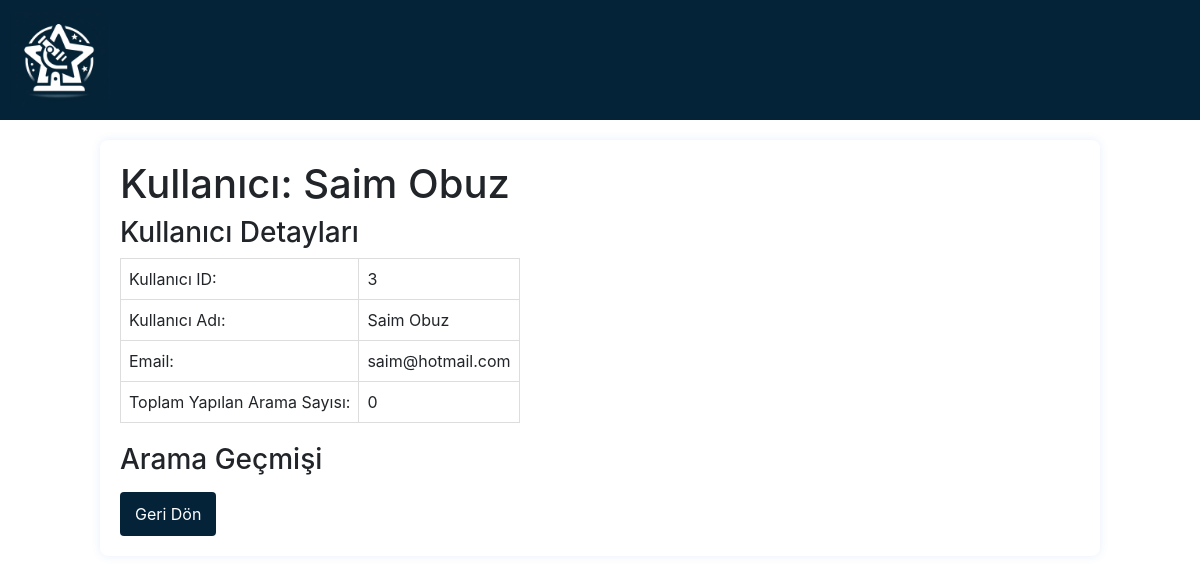
Screenshot of /user_details/3 (signed in) with the database file from the repository.
### app.py (models this page shows)
class User(UserMixin, db.Model):
    id = db.Column(db.Integer, primary_key=True)
    username = db.Column(db.String(80), unique=True, nullable=False)
    email = db.Column(db.String(120), unique=True, nullable=False)
    password = db.Column(db.String(255), nullable=False)
    is_admin = db.Column(db.Boolean, default=False)
    created_at = db.Column(db.DateTime, default=datetime.utcnow)

### app.py (the view)
@app.route('/user_details/<int:user_id>')
@login_required
def user_details(user_id):
    selected_user = User.query.get(user_id)
    if selected_user:
        user_search_history = SearchHistory.query.filter_by(user_id=user_id).all()
        users = User.query.all()
        user_search_counts = {}
        for user in users:
            user_search_counts[user.id] = len(SearchHistory.query.filter_by(user_id=user.id).all())
        return render_template('detail.html', user=selected_user, search_history=user_search_history, user_search_counts=user_search_counts)
    else:
        flash('Invalid user ID.')
        return redirect(url_for('dashboard'))

### app.py (called while the page is built)
@login_manager.user_loader
def load_user(user_id):
    try:
        user_id = int(user_id)
        user = db.session.query(User).get(user_id)
        if user:
            return user
        else:
            print(f"Kullanıcı bulunamadı: {user_id}")
            return None
    except Exception as e:
        print(f"Hata: {e}")
        return None

### templates/detail.html (shortened to what this page needs)
<!DOCTYPE html>
<html lang="tr">
<head>
    <link rel="stylesheet" href="/static/css/styles.css">
</head>
<head>
    <link rel="stylesheet" href="https://maxcdn.bootstrapcdn.com/bootstrap/4.5.2/css/bootstrap.min.css">
</head>
<header>
    <div id="logo-container">
        <img src="/static/logo.jpg" alt="Nedir Resmi" width="120" height="129">
    </div>
</header>
<body>
    <head>
        <link rel="stylesheet" href="https://maxcdn.bootstrapcdn.com/bootstrap/4.5.2/css/bootstrap.min.css">
    </head>
    <body>
        <form method="post" action="{{ url_for('process_users') }}">
            <h1>Kullanıcı: {{ user.username }}</h1>
            <div class="user-info-table">
                <table>
                    <h3>Kullanıcı Detayları</h3>
                    <tr>
                        <td>Kullanıcı ID:</td>
                        <td>{{ user.id }}</td>
                    </tr>
                    <tr>
                        <td>Kullanıcı Adı:</td>
                        <td>{{ user.username }}</td>
                    </tr>
                    <tr>
                        <td>Email:</td>
                        <td>{{ user.email }}</td>
                    </tr>
                    <tr>
                        <td>Toplam Yapılan Arama Sayısı:</td>
                        <td>{{ user_search_counts.get(user.id, 0) }}</td>
                    </tr>
                </table>
            </div>
            <div class="search-history">
                <h3>Arama Geçmişi</h3>
            </div>
            <div class="action-buttons">
                <a class="show-details-button" href="{{ url_for('dashboard') }}">Geri Dön</a>
            </div>
        </form>
</html>

### static/css/styles.css (style rules this page uses)
body { font-family: 'Arial', sans-serif; background-color: #ffffff; color: #042339; margin: 0; padding: 0; }
header { display: flex; justify-content: space-between; align-items: center; background-color: #042339; padding: 10px; }
#logo-container { display: flex; align-items: center; }
#logo-container img { width: 100px; height: 100px; border: 0px solid #042339; }
form { max-width: 600px; margin: 20px auto; background-color: #fff; padding: 20px; border-radius: 8px; box-shadow: 0 0 10px rgba(8, 98, 214, 0.1); }

### templates/detail.html (style rules this page uses)
header { display: flex; justify-content: space-between; align-items: center; background-color: #042339; padding: 10px; }
#logo-container { display: flex; align-items: center; }
#logo-container img { width: 100px; height: 100px; border-radius: 10px; }
form { max-width: 1000px; margin: auto; overflow: hidden; margin-top: 20px; }
.user-info-table { width: 1000px; margin: auto; margin-bottom: 20px; }
th, td { border: 1px solid #ddd; padding: 8px; text-align: left; }
.action-buttons { margin-top: 10px; }
.show-details-button { background-color: #042339; color: white; padding: 10px 15px; border: none; border-radius: 4px; cursor: pointer; text-decoration: none; display: inline-block; }

### rows the page displays
User: username "Saim Obuz", id "3", email "saim@hotmail.com"

### other values shown
{{ user_search_counts.get(user.id, 0) }} "0"
